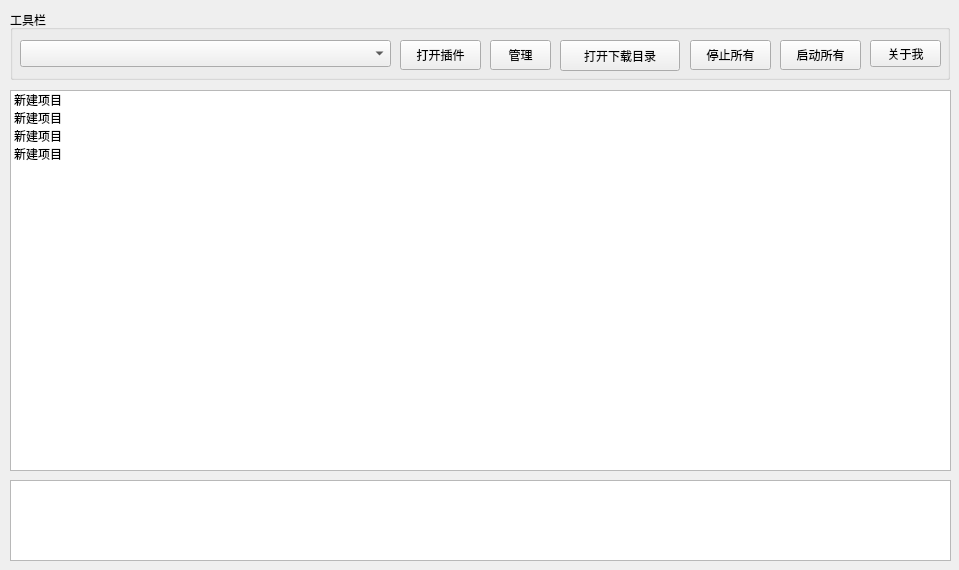
<?xml version="1.0" encoding="UTF-8"?>
<ui version="4.0">
 <class>MainWindow</class>
 <widget class="QMainWindow" name="MainWindow">
  <property name="windowModality">
   <enum>Qt::NonModal</enum>
  </property>
  <property name="geometry">
   <rect>
    <x>0</x>
    <y>0</y>
    <width>959</width>
    <height>570</height>
   </rect>
  </property>
  <property name="windowTitle">
   <string>资源搜索下载器V1.0 项目地址：https://github.com/fivecountry/pyResourceGet</string>
  </property>
  <widget class="QWidget" name="centralwidget">
   <widget class="QGroupBox" name="gbToolBar">
    <property name="geometry">
     <rect>
      <x>10</x>
      <y>10</y>
      <width>940</width>
      <height>70</height>
     </rect>
    </property>
    <property name="title">
     <string>工具栏</string>
    </property>
    <widget class="QPushButton" name="btnManage">
     <property name="geometry">
      <rect>
       <x>480</x>
       <y>30</y>
       <width>61</width>
       <height>30</height>
      </rect>
     </property>
     <property name="text">
      <string>管理</string>
     </property>
    </widget>
    <widget class="QComboBox" name="cbPlugins">
     <property name="geometry">
      <rect>
       <x>10</x>
       <y>30</y>
       <width>371</width>
       <height>27</height>
      </rect>
     </property>
    </widget>
    <widget class="QPushButton" name="btnOpenPlugin">
     <property name="geometry">
      <rect>
       <x>390</x>
       <y>30</y>
       <width>81</width>
       <height>30</height>
      </rect>
     </property>
     <property name="text">
      <string>打开插件</string>
     </property>
    </widget>
    <widget class="QPushButton" name="btnStopAll">
     <property name="geometry">
      <rect>
       <x>680</x>
       <y>30</y>
       <width>81</width>
       <height>30</height>
      </rect>
     </property>
     <property name="text">
      <string>停止所有</string>
     </property>
    </widget>
    <widget class="QPushButton" name="btnStartAll">
     <property name="geometry">
      <rect>
       <x>770</x>
       <y>30</y>
       <width>81</width>
       <height>30</height>
      </rect>
     </property>
     <property name="text">
      <string>启动所有</string>
     </property>
    </widget>
    <widget class="QPushButton" name="btnAboutMe">
     <property name="geometry">
      <rect>
       <x>860</x>
       <y>30</y>
       <width>71</width>
       <height>27</height>
      </rect>
     </property>
     <property name="text">
      <string>关于我</string>
     </property>
    </widget>
    <widget class="QPushButton" name="btnDownloadDir">
     <property name="geometry">
      <rect>
       <x>550</x>
       <y>30</y>
       <width>120</width>
       <height>31</height>
      </rect>
     </property>
     <property name="text">
      <string>打开下载目录</string>
     </property>
    </widget>
   </widget>
   <widget class="QListWidget" name="lwFileList">
    <property name="geometry">
     <rect>
      <x>10</x>
      <y>90</y>
      <width>941</width>
      <height>381</height>
     </rect>
    </property>
    <item>
     <property name="text">
      <string>新建项目</string>
     </property>
    </item>
    <item>
     <property name="text">
      <string>新建项目</string>
     </property>
    </item>
    <item>
     <property name="text">
      <string>新建项目</string>
     </property>
    </item>
    <item>
     <property name="text">
      <string>新建项目</string>
     </property>
    </item>
   </widget>
   <widget class="QTextEdit" name="txtLogs">
    <property name="geometry">
     <rect>
      <x>10</x>
      <y>480</y>
      <width>941</width>
      <height>81</height>
     </rect>
    </property>
    <property name="readOnly">
     <bool>true</bool>
    </property>
   </widget>
  </widget>
 </widget>
 <resources/>
 <connections/>
</ui>
